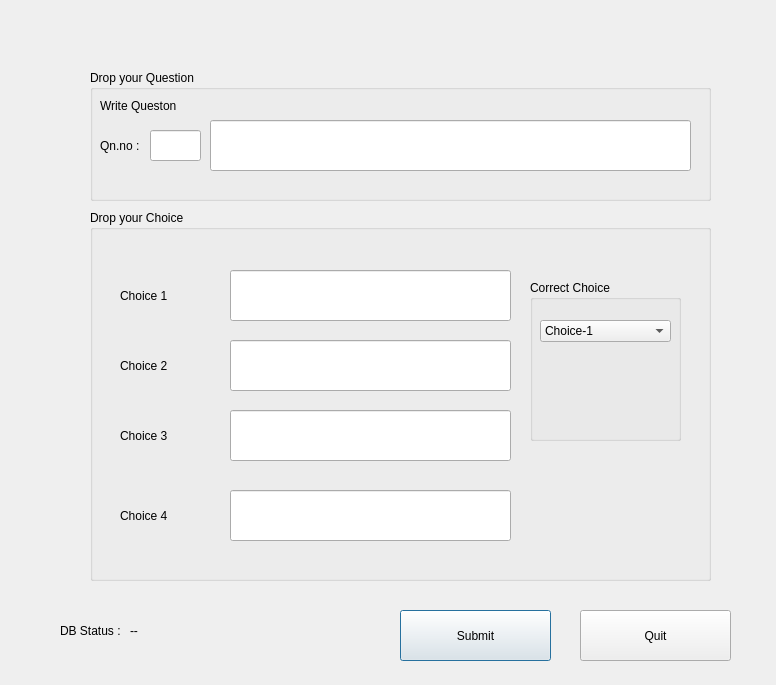
<?xml version="1.0" encoding="UTF-8"?>
<ui version="4.0">
 <class>Adminedit_technical</class>
 <widget class="QDialog" name="Adminedit_technical">
  <property name="geometry">
   <rect>
    <x>0</x>
    <y>0</y>
    <width>776</width>
    <height>685</height>
   </rect>
  </property>
  <property name="windowTitle">
   <string>Dialog</string>
  </property>
  <widget class="QGroupBox" name="choice_box">
   <property name="geometry">
    <rect>
     <x>90</x>
     <y>210</y>
     <width>621</width>
     <height>371</height>
    </rect>
   </property>
   <property name="title">
    <string>Drop your Choice</string>
   </property>
   <widget class="QLabel" name="label_7">
    <property name="geometry">
     <rect>
      <x>30</x>
      <y>280</y>
      <width>101</width>
      <height>51</height>
     </rect>
    </property>
    <property name="text">
     <string>Choice 4</string>
    </property>
   </widget>
   <widget class="QLineEdit" name="choice_2">
    <property name="geometry">
     <rect>
      <x>140</x>
      <y>130</y>
      <width>281</width>
      <height>51</height>
     </rect>
    </property>
   </widget>
   <widget class="QLabel" name="label_5">
    <property name="geometry">
     <rect>
      <x>30</x>
      <y>130</y>
      <width>101</width>
      <height>51</height>
     </rect>
    </property>
    <property name="text">
     <string>Choice 2</string>
    </property>
   </widget>
   <widget class="QLineEdit" name="choice_1">
    <property name="geometry">
     <rect>
      <x>140</x>
      <y>60</y>
      <width>281</width>
      <height>51</height>
     </rect>
    </property>
   </widget>
   <widget class="QLineEdit" name="choice_4">
    <property name="geometry">
     <rect>
      <x>140</x>
      <y>280</y>
      <width>281</width>
      <height>51</height>
     </rect>
    </property>
   </widget>
   <widget class="QLineEdit" name="choice_3">
    <property name="geometry">
     <rect>
      <x>140</x>
      <y>200</y>
      <width>281</width>
      <height>51</height>
     </rect>
    </property>
   </widget>
   <widget class="QLabel" name="label_6">
    <property name="geometry">
     <rect>
      <x>30</x>
      <y>200</y>
      <width>101</width>
      <height>51</height>
     </rect>
    </property>
    <property name="text">
     <string>Choice 3</string>
    </property>
   </widget>
   <widget class="QLabel" name="label_4">
    <property name="geometry">
     <rect>
      <x>30</x>
      <y>60</y>
      <width>101</width>
      <height>51</height>
     </rect>
    </property>
    <property name="text">
     <string>Choice 1</string>
    </property>
   </widget>
   <widget class="QGroupBox" name="crt_choice">
    <property name="geometry">
     <rect>
      <x>440</x>
      <y>70</y>
      <width>151</width>
      <height>161</height>
     </rect>
    </property>
    <property name="title">
     <string>Correct Choice</string>
    </property>
    <widget class="QComboBox" name="comboBox">
     <property name="geometry">
      <rect>
       <x>10</x>
       <y>40</y>
       <width>131</width>
       <height>22</height>
      </rect>
     </property>
     <item>
      <property name="text">
       <string>Choice-1</string>
      </property>
     </item>
     <item>
      <property name="text">
       <string>Choice-2</string>
      </property>
     </item>
     <item>
      <property name="text">
       <string>Choice-3</string>
      </property>
     </item>
     <item>
      <property name="text">
       <string>Choice-4</string>
      </property>
     </item>
    </widget>
   </widget>
  </widget>
  <widget class="QLabel" name="qn_db_status">
   <property name="geometry">
    <rect>
     <x>130</x>
     <y>620</y>
     <width>91</width>
     <height>21</height>
    </rect>
   </property>
   <property name="text">
    <string>--</string>
   </property>
  </widget>
  <widget class="QGroupBox" name="qn_box">
   <property name="geometry">
    <rect>
     <x>90</x>
     <y>70</y>
     <width>621</width>
     <height>131</height>
    </rect>
   </property>
   <property name="title">
    <string>Drop your Question</string>
   </property>
   <widget class="QLabel" name="label_2">
    <property name="geometry">
     <rect>
      <x>10</x>
      <y>10</y>
      <width>161</width>
      <height>51</height>
     </rect>
    </property>
    <property name="text">
     <string>Write Queston</string>
    </property>
   </widget>
   <widget class="QLineEdit" name="qn_editor">
    <property name="geometry">
     <rect>
      <x>120</x>
      <y>50</y>
      <width>481</width>
      <height>51</height>
     </rect>
    </property>
   </widget>
   <widget class="QLabel" name="label">
    <property name="geometry">
     <rect>
      <x>10</x>
      <y>60</y>
      <width>51</width>
      <height>31</height>
     </rect>
    </property>
    <property name="text">
     <string>Qn.no :</string>
    </property>
   </widget>
   <widget class="QLineEdit" name="qn_number">
    <property name="geometry">
     <rect>
      <x>60</x>
      <y>60</y>
      <width>51</width>
      <height>31</height>
     </rect>
    </property>
   </widget>
  </widget>
  <widget class="QPushButton" name="submitbtn">
   <property name="geometry">
    <rect>
     <x>400</x>
     <y>610</y>
     <width>151</width>
     <height>51</height>
    </rect>
   </property>
   <property name="styleSheet">
    <string notr="true">QPushButton {background-color: white;
    border-style: outset;
    border-width: 2px;
    border-color: black;
    border-radius: 3px;
    font: bold 18px;
    padding: 3px;
color:black;
};</string>
   </property>
   <property name="text">
    <string>Submit</string>
   </property>
  </widget>
  <widget class="QLabel" name="label_3">
   <property name="geometry">
    <rect>
     <x>60</x>
     <y>620</y>
     <width>91</width>
     <height>21</height>
    </rect>
   </property>
   <property name="text">
    <string>DB Status :</string>
   </property>
  </widget>
  <widget class="QPushButton" name="quit">
   <property name="geometry">
    <rect>
     <x>580</x>
     <y>610</y>
     <width>151</width>
     <height>51</height>
    </rect>
   </property>
   <property name="styleSheet">
    <string notr="true">QPushButton {background-color: white;
    border-style: outset;
    border-width: 2px;
    border-color: black;
    border-radius: 3px;
    font: bold 18px;
    padding: 3px;
color:black;
};</string>
   </property>
   <property name="text">
    <string>Quit</string>
   </property>
  </widget>
 </widget>
 <resources/>
 <connections/>
</ui>
